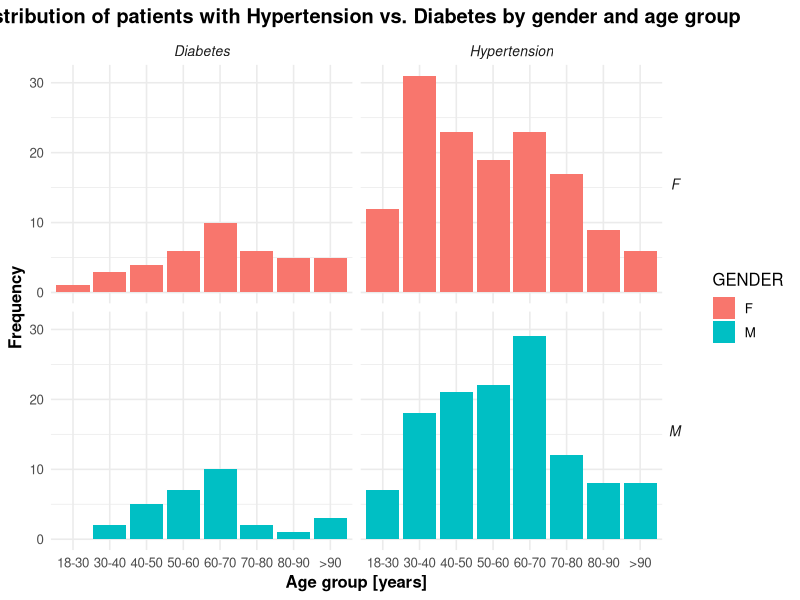
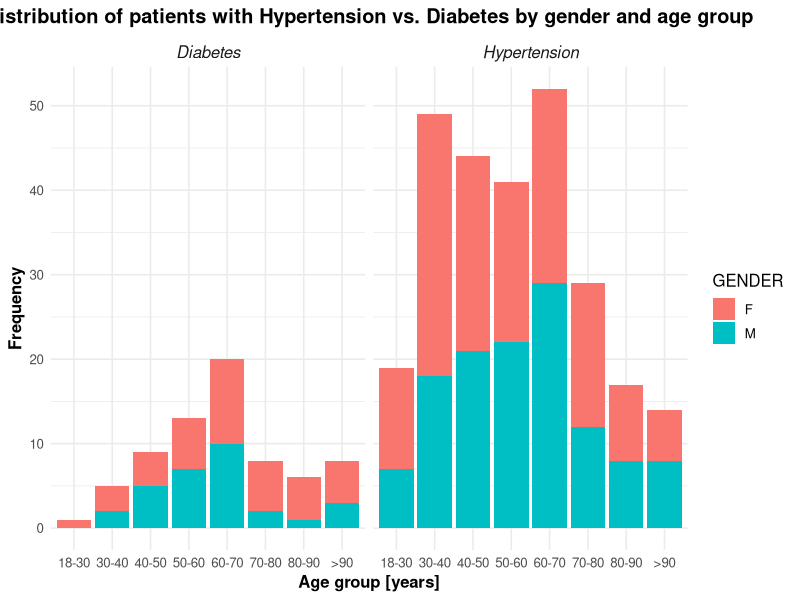
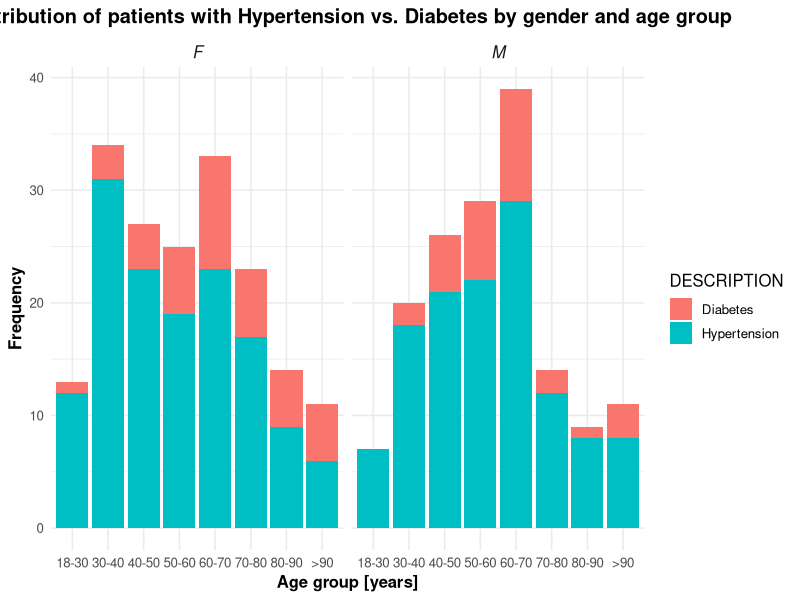

The R source for these figures, in order:
#### (1) FUNCTIONS AND CONTROL STATEMENTS ####

# Create a function that manipulates the variables in a dataframe and returns the updated dataframe as follows:
# - if a variable is of class integer, coerce to numeric
# - if a variable is of class factor with more levels than given by a parameter (default 1000), coerce to character

# Version 1: for-loop embedding conditionals
# NOTE: && is a lazy operator
df_convert <- function (df, threshold=1000) {
    
    if (class(df) != 'data.frame') {stop('Argument <df> in df_convert must be a data.frame')}
    
    for (colname in colnames(df)) {
        
        if (class(df[,colname]) == 'integer') {
            df[,colname] <- as.numeric(df[,colname])
        }
        else if (class(df[,colname]) == 'factor' && length(levels(df[,colname])) > threshold) {
            df[,colname] <- as.character(df[,colname])
        }
    }
    return(df)
}

# Version 2: Vectorised functions with conditionals
df_convert2 <- function (df, threshold = 1000) {
    
    if (class(df) != 'data.frame') {stop('Argument <df> in df_convert2 must be a data.frame')}
    
    classes <- sapply(df, class)
    
    if ('integer' %in% classes) {
        df[classes == 'integer'] <- as.data.frame(lapply(df[classes == 'integer'],
                                                         as.numeric))
    }
    else if ('factor' %in% classes) {
        lvs <- sapply(df[classes == 'factor'], function(column) {length(levels(column))})
        
        if (any(lvs > threshold)) {
            df[names(lvs)[lvs>threshold]] <- as.data.frame(lapply(df[names(lvs)[lvs>threshold]],
                                                                  as.character),
                                                           stringsAsFactors = FALSE)
        }
    }
    return(df)
}

# Version 3: Library purrr, map functions and pipes with conditionals
library(purrr)
library(dplyr)
df_convert3 <- function (df, threshold = 1000) {
    
    if (class(df) != 'data.frame') {stop('Argument <df> in df_convert3 must be a data.frame')}
    
    classes <- map_chr(df, class)
    
    if ('integer' %in% classes) {
        columns <- subset(names(df), subset = classes == 'integer')
        df[,columns] <- df %>% select(columns) %>% map_df(as.numeric)
    }
    else if ('factor' %in% classes) {
        columns <- subset(names(df), subset = classes == 'factor')
        lvs <- df %>% select(columns) %>% map_dbl(~{length(levels(.x))})
        
        if (any(lvs > threshold)) {
            columns <- subset(names(lvs), subset = lvs > threshold)
            df[,columns] <- df %>% select(columns) %>% map_df(as.character)
        }
    }
    return(df)
}

# Version 4: Library data.table with conditionals (returns a datatable, though)
library(data.table)
df_convert4 <- function (df, threshold = 1000) {
    
    if (class(df) != 'data.frame') {stop('Argument <df> in df_convert4 must be a data.frame')}
    
    df <- as.data.table(df)
    classes <- sapply(df, class)
    
    if ('integer' %in% classes) {
        cols <- subset(names(df), subset = classes == 'integer')
        df[, (cols) := lapply(.SD, as.numeric), .SDcols = cols]
    }
    else if ('factor' %in% classes) {
        cols <- subset(names(df), subset = classes == 'factor')
        lvs <- df[, lapply(.SD, function(column) {length(levels(column))}), .SDcols = cols]
        
        if (any(lvs > threshold)) {
            cols <- subset(names(lvs), subset = lvs > threshold)
            df[, (cols) := lapply(.SD, as.character), .SDcols = cols]
        }
    }
    return(df)
}

# Read csv file into a dataframe and inspect its structure ####
# NOTE: csv file stored locally in the same directory as this R file
df_IN <- read.csv('./conditions.csv', stringsAsFactors = TRUE)
str(df_IN)
sapply(df_IN,class)

# Apply function version 1 with default threshold and inspect output 
df_OUT <- df_convert(df_IN)
str(df_OUT)
sapply(df_OUT,class)

# Apply function version 2 with default threshold and inspect output 
df_OUT2 <- df_convert2(df_IN)
str(df_OUT2)
sapply(df_OUT2,class)

# Apply function version 3 with default threshold and inspect output 
df_OUT3 <- df_convert3(df_IN)
str(df_OUT3)
sapply(df_OUT3,class)

# Apply function version 4 with default threshold and inspect output 
df_OUT4 <- df_convert4(df_IN)
str(df_OUT4)
sapply(df_OUT4,class)

# Apply function version 1 with threshold=100 and inspect output 
df_OUT <- df_convert(df_IN, 100)
str(df_OUT)
sapply(df_OUT,class)

# Apply function version 2 with threshold=100 and inspect output 
df_OUT2 <- df_convert2(df_IN, 100)
str(df_OUT2)
sapply(df_OUT2,class)

# Apply function version 3 with threshold=100 and inspect output 
df_OUT3 <- df_convert3(df_IN, 100)
str(df_OUT3)
sapply(df_OUT3,class)

# Apply function version 4 with threshold=100 and inspect output 
df_OUT4 <- df_convert4(df_IN, 100)
str(df_OUT4)
sapply(df_OUT4,class)


# Compare performance of all function versions on a dataframe with a large number of columns ####
library(lubridate)
dummy_df <- data.frame(c1 = as.factor(1:100),
                       c2 = 1:100)
for (i in 3:10000) {
    dummy_df <- cbind(dummy_df,dummy_df[[i%%2 + 1]])
    colnames(dummy_df)[i] <- paste0('c',i)
}
# Dummy dataframe of 10000 columns

time_start <- now()
df_out <- df_convert(dummy_df)
now() - time_start # Time difference of 4.68536 secs

time_start <- now()
df_out <- df_convert2(dummy_df)
now() - time_start # Time difference of 0.497952 secs

time_start <- now()
df_out <- df_convert3(dummy_df)
now() - time_start # Time difference of 1.190528 secs

time_start <- now()
df_out <- df_convert4(dummy_df)
now() - time_start # Time difference of 0.327656 secs

# The time difference values shown above are illustrative and depend on execution, but the general pattern
# is for version 4 to be the most efficient. The proper way to test this would be via a similar tool to
# the timeit library in python.


#### (2) VISUALIZATION ####

# Analize the age and gender distribution of patients with Hypertension versus patients with Diabetes
# (work only with patients that are alive today)
library(lubridate)
library(ggplot2)

# Set the default theme
theme_set(theme_minimal(base_size = 12))

# NOTE: csv files stored locally in the same directory as this R file
conditions <- read.csv('./conditions.csv', stringsAsFactors = TRUE)
str(conditions)
patients <- read.csv('./patients.csv', stringsAsFactors = TRUE)
str(patients)

# Merge (inner join) both dataframes on the patient code
df <- merge(x = conditions,
            y = patients,
            by.x = 'PATIENT',
            by.y = 'Id')
str(df)

# Subset df to retain only relevant info
df <- subset(df,
             subset = (DEATHDATE == '' & (DESCRIPTION == 'Diabetes' | DESCRIPTION == 'Hypertension')),
             select = c(BIRTHDATE, GENDER, DESCRIPTION))
# 'Reset' the DESCRIPTION factor levels to ('Diabetes','Hypertension') only
df$DESCRIPTION <- factor(df$DESCRIPTION, levels = c('Diabetes','Hypertension'))
str(df)

# Coerce column BIRTHDATE to Date class
df$BIRTHDATE <- as.Date(df$BIRTHDATE)
# Fix the present day as reference and transform date of birth to age
td <- today()
df$BIRTHDATE <- as.period(interval(df$BIRTHDATE, td))
str(df)
# Check the age range
max(df$BIRTHDATE$year) # 108
min(df$BIRTHDATE$year) # 18
# Bin the ages and store in a new factor column, ordering appropriately
df$age <- factor(ifelse(df$BIRTHDATE$year < 30, "18-30",
                        ifelse(df$BIRTHDATE$year < 40,"30-40",
                               ifelse(df$BIRTHDATE$year < 50,"40-50",
                                      ifelse(df$BIRTHDATE$year < 60,"50-60",
                                             ifelse(df$BIRTHDATE$year < 70,"60-70",
                                                    ifelse(df$BIRTHDATE$year < 80,"70-80",
                                                           ifelse(df$BIRTHDATE$year < 90,"80-90",">90"))))))),
                 levels = c('18-30','30-40','40-50','50-60','60-70','70-80','80-90','>90'))

# Visualisations via barplots
# Grid separating by gender and condition
p1 <- ggplot(data = df,
             aes(x = age, fill = GENDER,)) +
        geom_bar(stat='count') +
        ggtitle('Distribution of patients with Hypertension vs. Diabetes by gender and age group') +
        xlab('Age group [years]') +
        ylab('Frequency') +
        theme(plot.title = element_text(hjust = 0.5, face = 'bold'),
              axis.title = element_text(face = 'bold'),
              strip.text.x = element_text(size = 10, face = 'italic'),
              strip.text.y = element_text(size = 10, face = 'italic', angle = 0)) +
        facet_grid(GENDER ~ DESCRIPTION)
# Save plot locally
ggsave('Facet_grid', plot = p1, device = 'png',
       width = 30, height = 20, units = 'cm')

# Facets by condition, stacking gender in the bars for ease of comparison
p2 <- ggplot(data = df,
             aes(x = age, fill = GENDER,)) + 
        geom_bar(stat='count') +
        ggtitle('Distribution of patients with Hypertension vs. Diabetes by gender and age group') +
        xlab('Age group [years]') +
        ylab('Frequency') +
        theme(plot.title = element_text(hjust = 0.5, face = 'bold'),
              axis.title = element_text(face = 'bold'),
              strip.text.x = element_text(size = 12, face = 'italic')) +
        facet_wrap(~ DESCRIPTION)
# Save plot locally
ggsave('Facet_wrap_by_description', plot = p2, device = 'png',
       width = 30, height = 20, units = 'cm')

# Facets by gender, stacking condition in the bars for ease of comparison
p3 <- ggplot(data = df,
             aes(x = age, fill = DESCRIPTION,)) + 
        geom_bar(stat='count') +
        ggtitle('Distribution of patients with Hypertension vs. Diabetes by gender and age group') +
        xlab('Age group [years]') +
        ylab('Frequency') +
        theme(plot.title = element_text(hjust = 0.5, face = 'bold'),
              axis.title = element_text(face = 'bold'),
              strip.text.x = element_text(size = 12, face = 'italic')) +
        facet_wrap(~ GENDER)
# Save plot locally
ggsave('Facet_wrap_by_gender', plot = p3, device = 'png',
       width = 30, height = 20, units = 'cm')

# COMMENTS
# For age groups up to 60-70, there are significantly more patients affected by hypertension than diabetes, regardless
# of gender.For older patients, the same trend holds but less accentuated.

# There are roughly three clusters of male patients by frequency:
# (1) 40-70
# (2) 18-40
# (3) >70

# There are also three clusters of female patients by frequency:
# (1) 18-40 & 50-60
# (2) 40-50 & 60-70
# (3) >70

# Diabetes is approximately equally distributed between genders in all age groups except the following
# 18-30
# 70-80
# >90
# where there is predominance of female patients.

# Hypertension is approximately equally distributed between genders in all age groups except the following
# 18-30
# 30-40
# 80-90
# where there is predominance of female patients in the first two and male predominance in the last age group.

# Based on the sample, the most vulnerable population cohort to diabetes are females aged 50-60 and males aged 40-50.
# Based on the sample, the most vulnerable population cohort to hypertension are females aged 18-30 and
# males aged 50-60.
